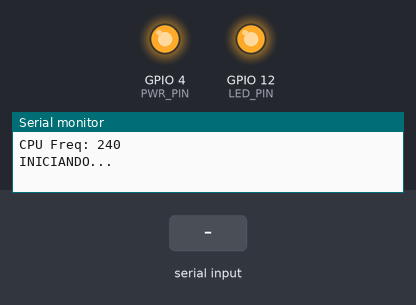
The sketch below on a simulated ESP32. Parts: output pins drawn as LEDs (lit = HIGH), the last lines printed to the serial monitor. The inputs (shaded band) are chosen by the test bench.

Above: at 1.2 s.
At 2.2 s:
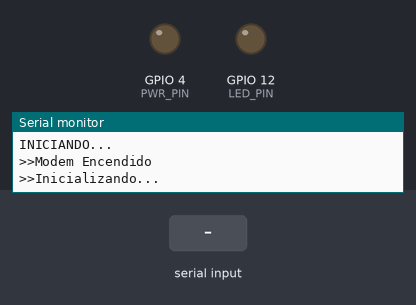
At 4.4 s:
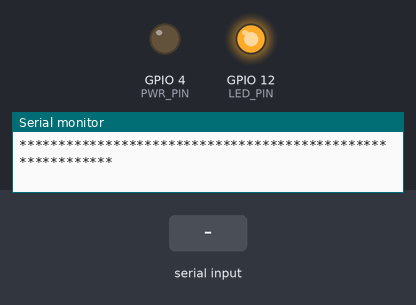
4.5 s: "1" received over the second serial link
Timing chart, 0 to 7.5 s (numbered marks = the images above; inputs shaded):
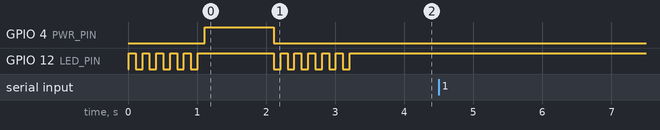

The sketch:

AT_DEBUG_SIM7000G.ino
```cpp
/**************************************************************
 *
 * This script tries to auto-detect the baud rate
 * and allows direct AT commands access
 *
 * TinyGSM Getting Started guide:
 *   https://tiny.cc/tinygsm-readme
 *
 **************************************************************/

// Select your modem:
//#define TINY_GSM_MODEM_SIM800
// #define TINY_GSM_MODEM_SIM900
// #define TINY_GSM_MODEM_SIM808
// #define TINY_GSM_MODEM_SIM868
// #define TINY_GSM_MODEM_UBLOX
// #define TINY_GSM_MODEM_M95
// #define TINY_GSM_MODEM_BG96
// #define TINY_GSM_MODEM_A6
// #define TINY_GSM_MODEM_A7
// #define TINY_GSM_MODEM_M590
// #define TINY_GSM_MODEM_MC60
// #define TINY_GSM_MODEM_MC60E
// #define TINY_GSM_MODEM_ESP8266
// #define TINY_GSM_MODEM_XBEE

 #define TINY_GSM_MODEM_SIM7000SSL

// Set serial for debug console (to the Serial Monitor, speed 115200)
#define SerialMon Serial

// Set serial for AT commands (to the module)
// Use Hardware Serial on Mega, Leonardo, Micro
#ifndef __AVR_ATmega328P__
#define SerialAT Serial1

// or Software Serial on Uno, Nano
#else
#include <SoftwareSerial.h>
SoftwareSerial SerialAT(2, 3);  // RX, TX
#endif

#define TINY_GSM_DEBUG SerialMon
#define GSM_AUTOBAUD_MIN 9600
#define GSM_AUTOBAUD_MAX 115200

#include <TinyGsmClient.h>

#ifdef DUMP_AT_COMMANDS
#include <StreamDebugger.h>
StreamDebugger debugger(SerialAT, SerialMon);
TinyGsm        modem(debugger);
#else
TinyGsm        modem(SerialAT);
#endif

// Module baud rate
uint32_t rate = 0; // Set to 0 for Auto-Detect

#define UART_BAUD   9600
#define PIN_DTR     25
#define PIN_TX      27
#define PIN_RX      26
#define PWR_PIN     4  //SIM700g
#define RST_PIN     5  //RST SIM700G
#define LED_PIN     12

void setup() {
 // Set console baud rate
  SerialMon.begin(115200);
  delay(10);
 // Serial1.begin(9600, SERIAL_8N1, 18, 5 ); // A GPS NEO 6M
  pinMode(LED_PIN, OUTPUT);
  pinMode(RST_PIN, OUTPUT);//PIN RESET SIM700G

//  WiFi.mode( WIFI_MODE_NULL );
//  btStop();
//  WiFi.disconnect(true);  // Disconnect from the network
//  WiFi.mode(WIFI_OFF);    // Switch WiFi off
  //setCpuFrequencyMhz(80);  //SET FRECUENCIA
  SerialMon.print("CPU Freq: ");
  SerialMon.println(getCpuFrequencyMhz());

  SerialMon.println("");
  SerialMon.println("INICIANDO...");

  //setCpuFrequencyMhz(10);  //SET FRECUENCIA

  pinMode(PWR_PIN, OUTPUT);
  for (int x = 0; x <= 10; x++)
  {
    digitalWrite(LED_PIN, !digitalRead(LED_PIN));
    delay(100);
  }
  //digitalWrite(RST_PIN, LOW);

  digitalWrite(LED_PIN, HIGH);
  digitalWrite(PWR_PIN, HIGH);
  delay(1000);
  digitalWrite(PWR_PIN, LOW);
  //delay(5000);

  SerialAT.begin(UART_BAUD, SERIAL_8N1, PIN_RX, PIN_TX);
  SerialMon.println(">>Modem Encendido");
  SerialMon.println(">>Inicializando...");

  //TinyGsmAutoBaud(SerialAT, GSM_AUTOBAUD_MIN, GSM_AUTOBAUD_MAX);
  // SerialAT.begin(9600);
  modem.restart();
  for (int x = 0; x <= 10; x++)
  {
    digitalWrite(LED_PIN, !digitalRead(LED_PIN));
    delay(100);
  }
  digitalWrite(LED_PIN, HIGH);
}

void loop() {

//  if (!rate) {
//    rate = TinyGsmAutoBaud(SerialAT);
//  }
//
//  if (!rate) {
//    SerialMon.println(F("***********************************************************"));
//    SerialMon.println(F(" Module does not respond!"));
//    SerialMon.println(F("   Check your Serial wiring"));
//    SerialMon.println(F("   Check the module is correctly powered and turned on"));
//    SerialMon.println(F("***********************************************************"));
//    delay(30000L);
//    return;
//  }
//
//  SerialAT.begin(rate);

  // Access AT commands from Serial Monitor
  SerialMon.println(F("***********************************************************"));
  SerialMon.println(F(" You can now send AT commands"));
  SerialMon.println(F(" Enter \"AT\" (without quotes), and you should see \"OK\""));
  SerialMon.println(F(" If it doesn't work, select \"Both NL & CR\" in Serial Monitor"));
  SerialMon.println(F("***********************************************************"));

  while(true) {
    if (SerialAT.available()) {
      SerialMon.write(SerialAT.read());
    }
    if (SerialMon.available()) {
      SerialAT.write(SerialMon.read());
    }
   // delay(0);
  }
}
```
